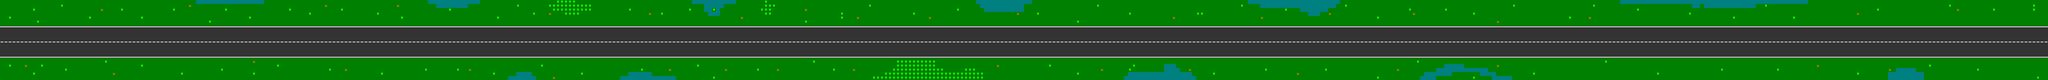

This is a level from a 2D game, rendered from its Tiled map with the project's own tilesets. A one-line summary and the map file follow, with tile-layer data summarised:
An orthogonal 512x20 tile map with 32x32 px tiles, 1 tile layer (Tile Layer 1).

<map version="1.0" orientation="orthogonal" width="512" height="20" tilewidth="32" tileheight="32">
 <tileset firstgid="1" name="road" tilewidth="32" tileheight="32">
  <image source="road.png" width="128" height="64" />
  <tile id="2">
   <properties>
    <property name="solid" value="2" />
   </properties>
  </tile>
  <tile id="4">
   <properties>
    <property name="solid" value="5" />
   </properties>
  </tile>
  <tile id="5">
   <properties>
    <property name="solid" value="1" />
   </properties>
  </tile>
  <tile id="6">
   <properties>
    <property name="solid" value="5" />
   </properties>
  </tile>
  <tile id="7">
   <properties>
    <property name="solid" value="3" />
   </properties>
  </tile>
 </tileset>
 <layer name="Tile Layer 1" width="512" height="20">
  <data>[10240 cells, 10240 non-empty, 8 distinct tile ids]</data>
 </layer>
</map>